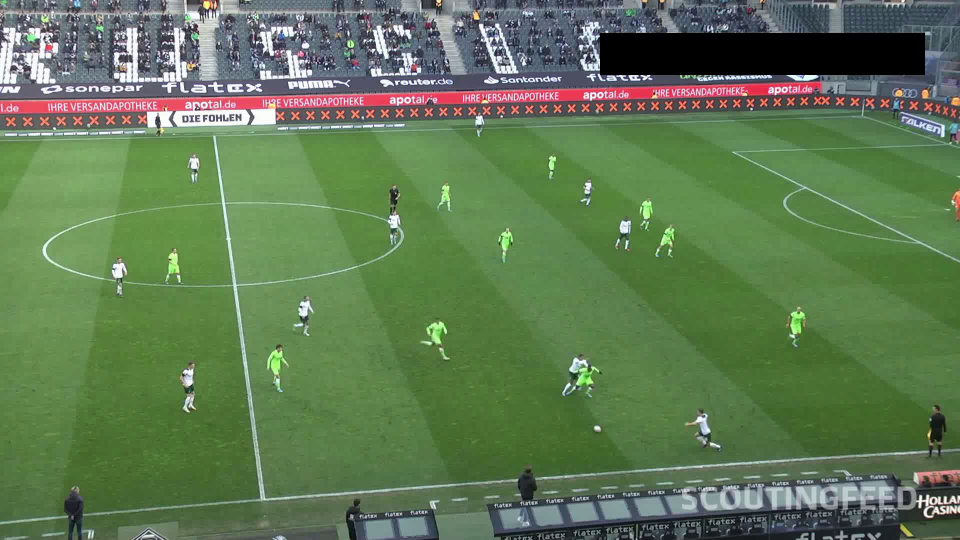
#> input picture frame 0 of data/partidoPrueba/08fd33_4_corto.mp4, 1920 x 1080 px, given in place of AD Ferroviaria-Canillejas CF_clip_30s.mp4, which was not available (shown at 1/2 size)
$ python analyze_color_distribution.py
#> lines starting #> are read from the running program, lines starting #| are printed output that depends on the picture; pictures that were not available may be replaced by others from this repository, and a replacement may not be noted
#!/usr/bin/env python3
"""
Script alternativo para inspeccionar características de color del video.
Analiza píxeles reales del video para detectar patrones de color.
"""

import cv2
import numpy as np

video_path = "AD Ferroviaria-Canillejas CF_clip_30s.mp4"

print(f"Analizando: {video_path}")
print("=" * 70)

cap = cv2.VideoCapture(video_path)

if not cap.isOpened():
    print("Error: No se pudo abrir el video")
    exit(1)

# Obtener propiedades
width = int(cap.get(cv2.CAP_PROP_FRAME_WIDTH))
height = int(cap.get(cv2.CAP_PROP_FRAME_HEIGHT))
fps = cap.get(cv2.CAP_PROP_FPS)
total_frames = int(cap.get(cv2.CAP_PROP_FRAME_COUNT))

print(f"Resolución: {width} x {height}")
print(f"FPS: {fps:.2f}")
print(f"Total frames: {total_frames}")
print()

# Analizar varios frames para detectar rangos de color
frames_to_check = [0, total_frames // 4, total_frames // 2, 3 * total_frames // 4]

print("ANÁLISIS DE VALORES DE COLOR:")
print("-" * 70)

all_bgr_values = []

for idx, frame_num in enumerate(frames_to_check):
    cap.set(cv2.CAP_PROP_POS_FRAMES, frame_num)
    ret, frame = cap.read()

    if not ret:
        continue

    # Obtener estadísticas de color por canal
    b_mean, g_mean, r_mean = cv2.mean(frame)[:3]

    # Analizar distribución
    b_min, b_max = frame[:,:,0].min(), frame[:,:,0].max()
    g_min, g_max = frame[:,:,1].min(), frame[:,:,1].max()
    r_min, r_max = frame[:,:,2].min(), frame[:,:,2].max()

    print(f"Frame {frame_num}:")
    print(f"  B: min={b_min}, max={b_max}, mean={b_mean:.1f}")
    print(f"  G: min={g_min}, max={g_max}, mean={g_mean:.1f}")
    print(f"  R: min={r_min}, max={r_max}, mean={r_mean:.1f}")

    all_bgr_values.append((b_mean, g_mean, r_mean))
#> this loop made 4 passes
#> (b_mean, g_mean, r_mean) on passes 1 to 4: (83.2, 121.3, 95.35), (83.5, 121.2, 95.7), (83.54, 121.2, 95.73), (83.39, 121.1, 95.61)
#|   B: min=0, max=255, mean=83.2
#|   G: min=0, max=255, mean=121.3
#|   R: min=0, max=255, mean=95.4
#|   B: min=0, max=255, mean=83.5
#|   G: min=0, max=255, mean=121.2
#|   R: min=0, max=255, mean=95.7
#|   B: min=0, max=255, mean=83.5
#|   G: min=0, max=255, mean=121.2
#|   R: min=0, max=255, mean=95.7
#|   B: min=0, max=255, mean=83.4
#> (further printed lines are left out)
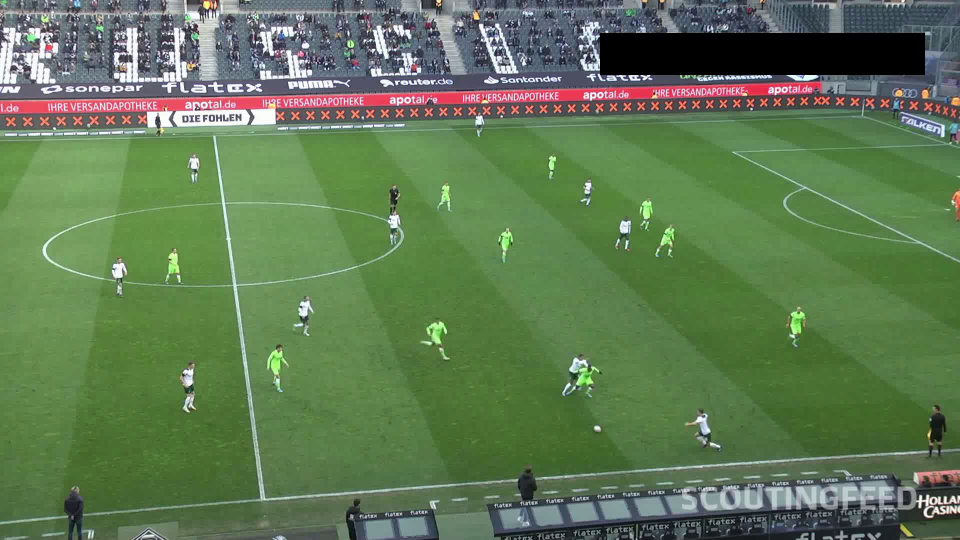
#> input picture frame 0 of data/partidoPrueba/08fd33_4_corto.mp4, 1920 x 1080 px, given in place of AD Ferroviaria-Canillejas CF_clip_30s.mp4, which was not available (shown at 1/2 size)
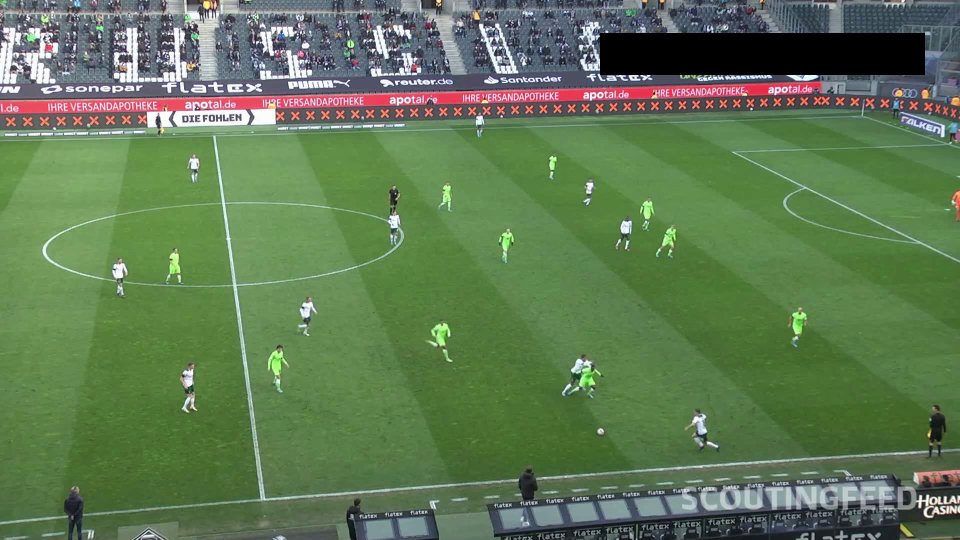
#> input picture frame 2 of data/partidoPrueba/08fd33_4_corto.mp4, 1920 x 1080 px, given in place of AD Ferroviaria-Canillejas CF_clip_30s.mp4, which was not available (shown at 1/2 size)
#> after the loop:
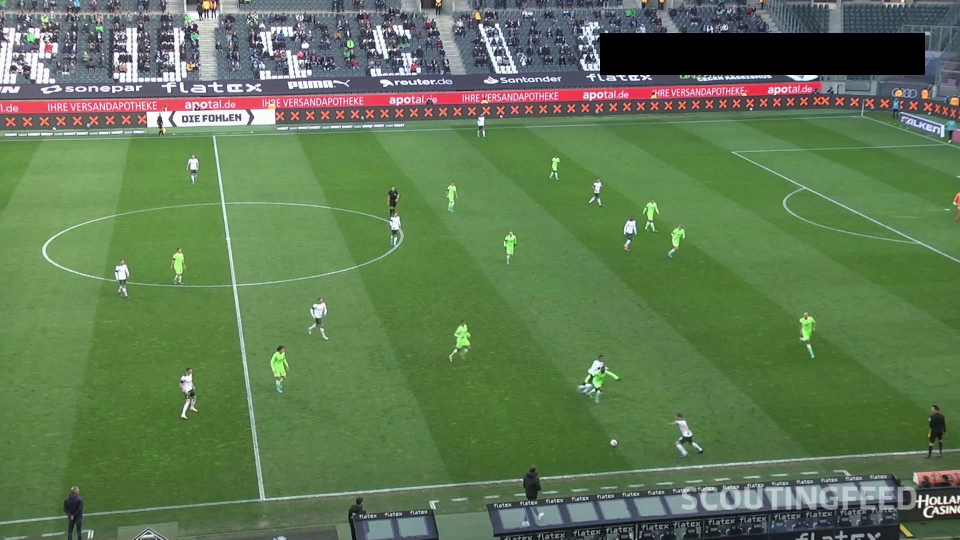
#> frame: shape (1080, 1920, 3) (shown at 1/2 size); mean B, G, R 83.4, 121.1, 95.6
#> after the loop, all_bgr_values = [(83.2, 121.3, 95.35), (83.5, 121.2, 95.7), (83.54, 121.2, 95.73), (83.39, 121.1, 95.61)]

cap.release()

print()
print("=" * 70)
print("INTERPRETACIÓN:")
print("-" * 70)
print("OpenCV SIEMPRE carga videos en BGR (Blue, Green, Red)")
print()
print("El video fue comprimido en:")
print("  - Codec: H.264/H.265 (típicamente)")
print("  - Espacio de color: YUV420p (estándar para vídeo)")
print()
print("Flujo:")
print("  Video almacenado (YUV) → OpenCV convierte a BGR")
print("  OpenCV BGR → YOLO convierte a RGB")
print()
print("RECOMENDACIONES PARA YOLO:")
print("-" * 70)
print("✓ YOLO está entrenado con normalización estándar [0, 255]")
print("✓ OpenCV maneja la conversión YUV→BGR automáticamente")
print("✓ YOLO hace BGR→RGB internamente si es necesario")
print("✓ Esto es NORMAL y está contemplado en ultralytics")
print()
print("Si hay degradación de rendimiento, probablemente es por:")
print("  - Diferencia en resolución de entrenamiento vs inferencia")
print("  - Diferencia en aumentación de datos")
print("  - Diferencia en objeto detection (clases, FOV, etc.)")
print("  - NO por el espacio de color (eso está normalizado)")
print()
print("Para máxima compatibilidad:")
print("  - Usar imágenes RGB normalizadas [0, 1] o [0, 255]")
print("  - YOLO de ultralytics maneja ambas automáticamente")

$ run again, starting later in the video
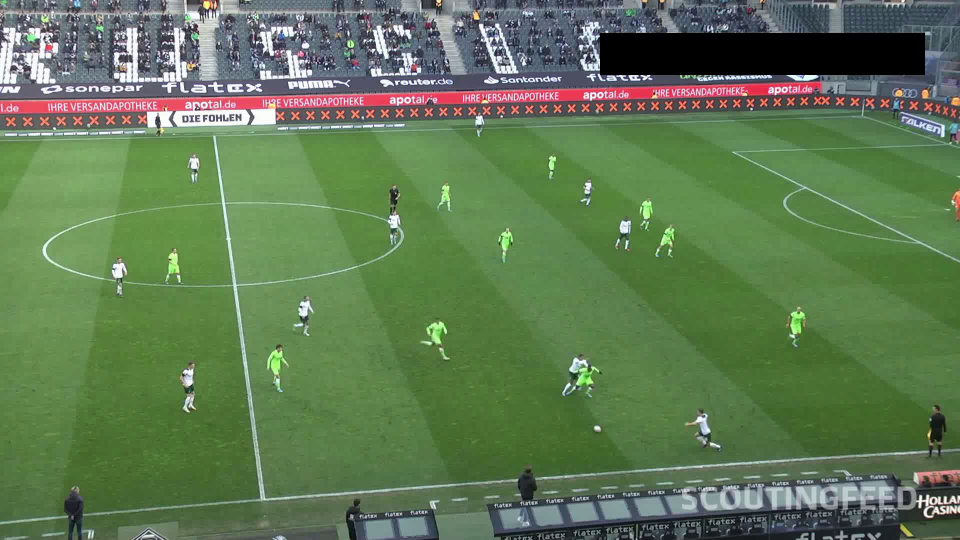
#> input picture frame 0 of data/partidoPrueba/08fd33_4_corto.mp4, 1920 x 1080 px, given in place of AD Ferroviaria-Canillejas CF_clip_30s.mp4, which was not available (shown at 1/2 size)
#> the loop `for idx, frame_num in enumerate(frames_to_check):` made 4 passes
#> (b_mean, g_mean, r_mean) on passes 1 to 4: (83.2, 121.3, 95.35), (83.5, 121.2, 95.7), (83.54, 121.2, 95.73), (83.39, 121.1, 95.61)
#> (printed output is left out)
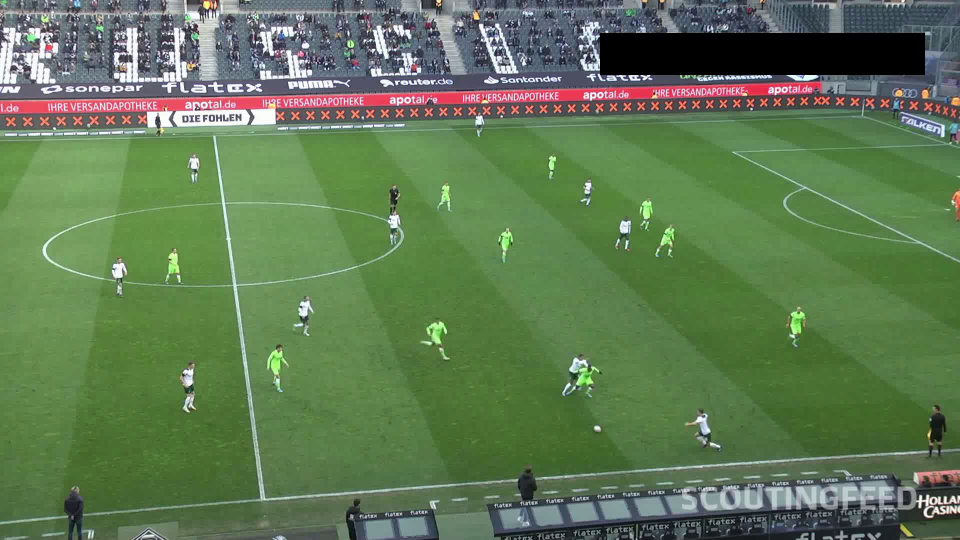
#> input picture frame 0 of data/partidoPrueba/08fd33_4_corto.mp4, 1920 x 1080 px, given in place of AD Ferroviaria-Canillejas CF_clip_30s.mp4, which was not available (shown at 1/2 size)
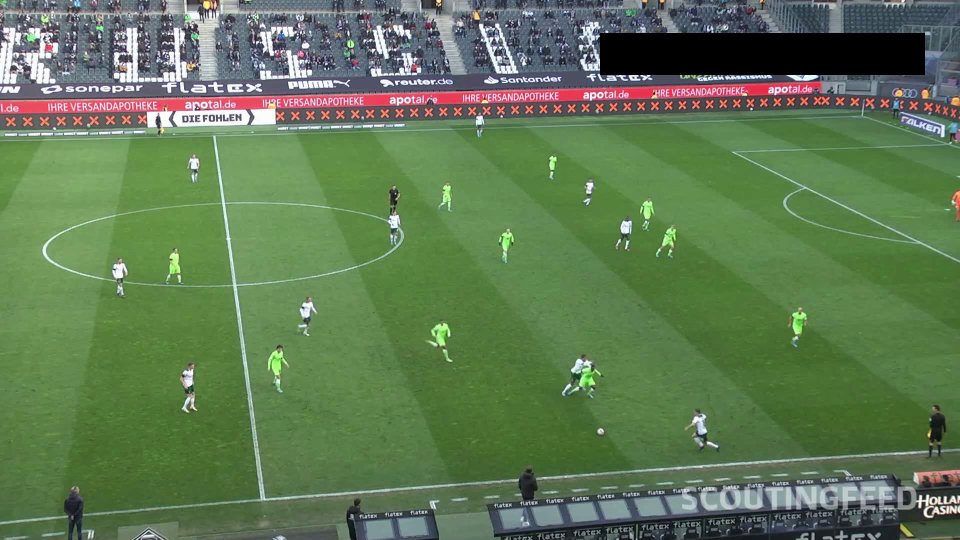
#> input picture frame 2 of data/partidoPrueba/08fd33_4_corto.mp4, 1920 x 1080 px, given in place of AD Ferroviaria-Canillejas CF_clip_30s.mp4, which was not available (shown at 1/2 size)
#> after the loop `for idx, frame_num in enumerate(frames_to_check):`: all_bgr_values = [(83.2, 121.3, 95.35), (83.5, 121.2, 95.7), (83.54, 121.2, 95.73), (83.39, 121.1, 95.61)]

$ run again, starting later in the video
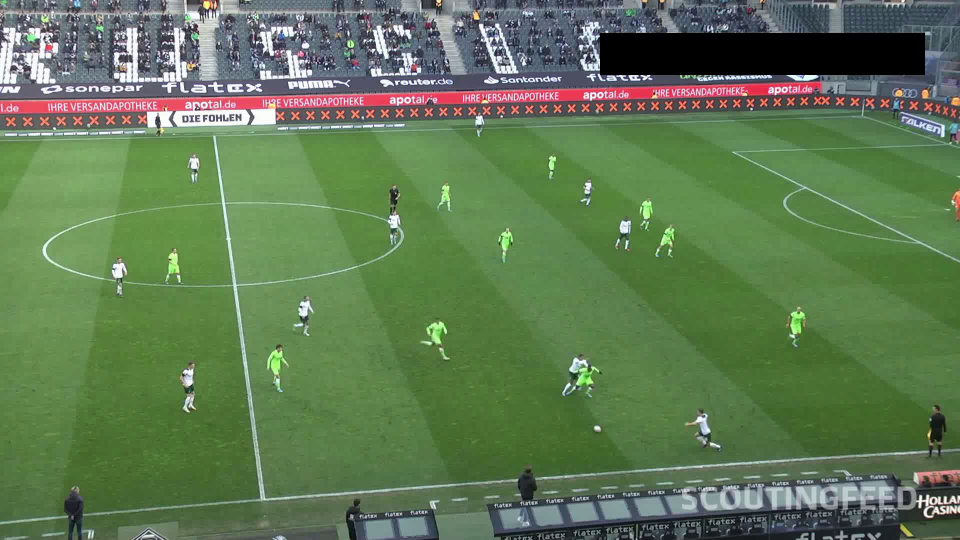
#> input picture frame 0 of data/partidoPrueba/08fd33_4_corto.mp4, 1920 x 1080 px, given in place of AD Ferroviaria-Canillejas CF_clip_30s.mp4, which was not available (shown at 1/2 size)
#> the loop `for idx, frame_num in enumerate(frames_to_check):` made 4 passes
#> (b_mean, g_mean, r_mean) on passes 1 to 4: (83.2, 121.3, 95.35), (83.5, 121.2, 95.7), (83.54, 121.2, 95.73), (83.39, 121.1, 95.61)
#> (printed output is left out)
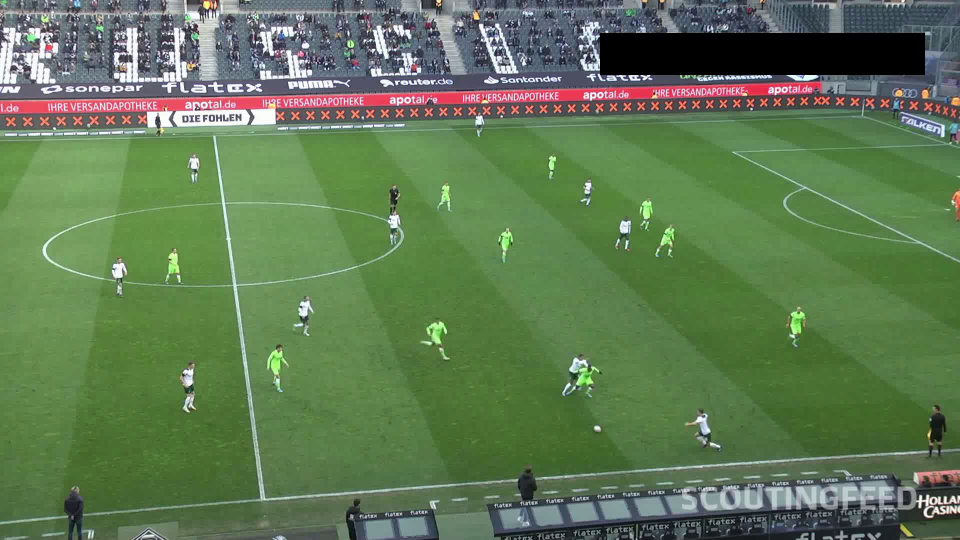
#> input picture frame 0 of data/partidoPrueba/08fd33_4_corto.mp4, 1920 x 1080 px, given in place of AD Ferroviaria-Canillejas CF_clip_30s.mp4, which was not available (shown at 1/2 size)
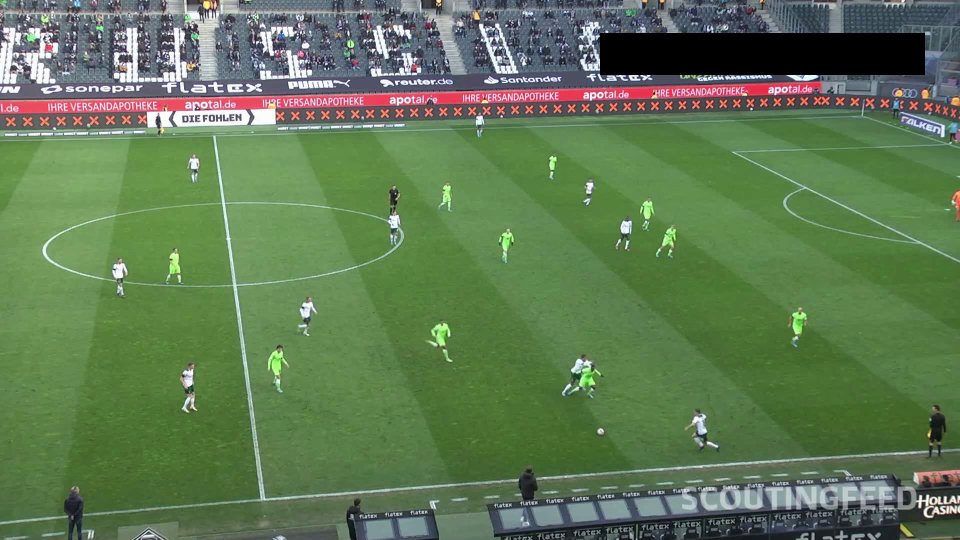
#> input picture frame 2 of data/partidoPrueba/08fd33_4_corto.mp4, 1920 x 1080 px, given in place of AD Ferroviaria-Canillejas CF_clip_30s.mp4, which was not available (shown at 1/2 size)
#> after the loop `for idx, frame_num in enumerate(frames_to_check):`: all_bgr_values = [(83.2, 121.3, 95.35), (83.5, 121.2, 95.7), (83.54, 121.2, 95.73), (83.39, 121.1, 95.61)]
